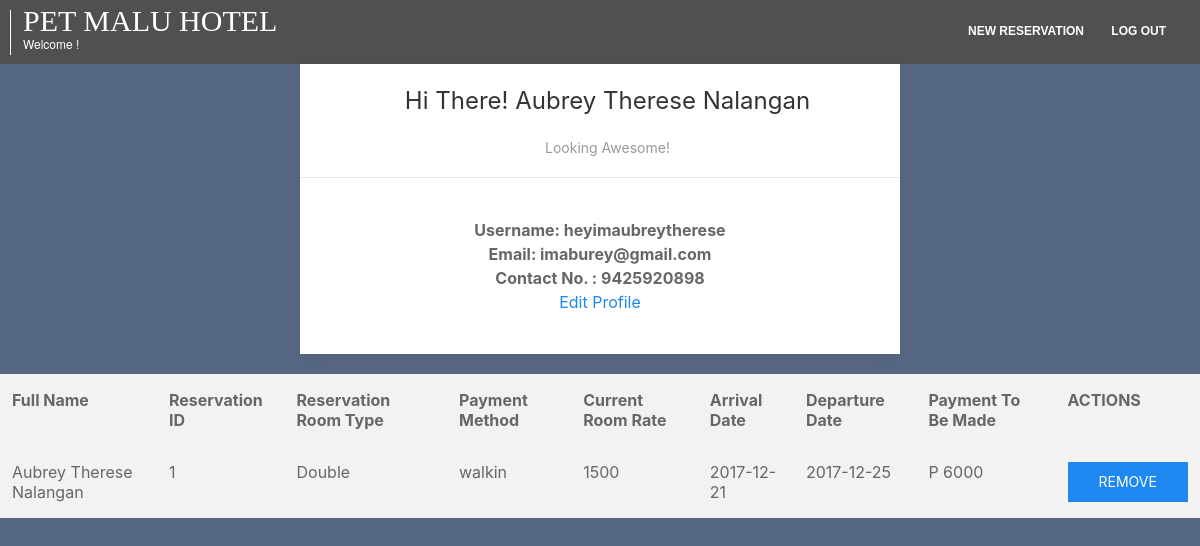
Page /userprofile.php (signed in) on the committed database.
### tables this page shows
CREATE TABLE `users` (
  `u_id` int(11) NOT NULL AUTO_INCREMENT,
  `u_fullname` varchar(60) DEFAULT NULL,
  `u_name` varchar(80) DEFAULT NULL,
  `u_pass` varchar(80) DEFAULT NULL,
  `u_addr` varchar(80) DEFAULT NULL,
  `u_email` varchar(80) DEFAULT NULL,
  `u_tel` varchar(15) DEFAULT NULL,
  PRIMARY KEY (`u_id`)
);

CREATE TABLE `reservation` (
  `r_id` int(11) NOT NULL AUTO_INCREMENT,
  `u_id` int(11) DEFAULT NULL,
  `r_rtype` varchar(30) DEFAULT NULL,
  `r_rnum` varchar(30) DEFAULT NULL,
  `r_nopersons` int(11) DEFAULT NULL,
  `r_arrivdate` date DEFAULT NULL,
  `r_deptdate` date DEFAULT NULL,
  `r_pmethod` varchar(80) DEFAULT NULL,
  `r_payment` int(11) DEFAULT NULL,
  PRIMARY KEY (`r_id`),
  KEY `u_id` (`u_id`),
  KEY `r_rtype` (`r_rtype`),
  CONSTRAINT `reservation_ibfk_1` FOREIGN KEY (`u_id`) REFERENCES `users` (`u_id`),
  CONSTRAINT `reservation_ibfk_2` FOREIGN KEY (`r_rtype`) REFERENCES `rooms` (`r_rtype`)
);

CREATE TABLE `rooms` (
  `r_rtype` varchar(30) NOT NULL,
  `r_rate` int(11) DEFAULT NULL,
  PRIMARY KEY (`r_rtype`)
);

### userprofile.php (the view, shortened to what this page needs)
<?php
    function connect_to_database($host_name,$user_name,$pass,$db_name,$open_db){
        $conn = mysqli_connect($host_name,$user_name,$pass,$db_name);
        if($open_db==true){
            if(mysqli_errno($conn)){
                die("Could not connnect to database. <br/>");
            }else{
                return $conn;
            }
        }else{
            echo "Database Closed <br/>";
            mysqli_close($conn);
        }
    }
    function return_values2($select,$from,$where){
        $conn=connect_to_database('localhost','root','','pet_malu_hotel_reservation',true);
        $query2="select ".$select." from ".$from."".$where;
        $result2 = mysqli_query($conn,$query2);
        if(!$result2){
            die("Query Failed");
        }else {
            $cLine2 = array();
            while($row2 = mysqli_fetch_assoc($result2)){
                       $cLine2 [] = array($row2['u_fullname'],$row2['r_id'],$row2['r_rtype'],$row2['r_pmethod'],$row2['r_rate'],$row2['r_arrivdate'],$row2['r_deptdate'],$row2['r_payment']);
            }
            return $cLine2;
        }
    }
        function return_values($select,$from,$where){
        $conn=connect_to_database('localhost','root','','pet_malu_hotel_reservation',true);
        $query="select ".$select." from ".$from." where ".$where;
        $result = mysqli_query($conn,$query);
        if(!$result){
            die("Query Failed");
        }else {
            $cLine = array();
            while($row = mysqli_fetch_assoc($result)){
              $cLine [] = array($row['u_id'],$row['u_fullname'],$row['u_name'],$row['u_email'],$row['u_tel']);
        }
           return $cLine;
    }
    }
?>
<html>
    <head>
        <link rel="stylesheet" type="text/css" href="./styles/styles.css">
        <link rel="stylesheet" href="./styles/uikit.min.css">
    </head>
    <body>
            <div id="banner" class="site-header col-12">
        <h3>PET MALU HOTEL<br/>
            <span>Welcome !</span>
        </h3>
        <nav class="main-nav">
            <ul>
                <li><a class="border" href="reservation.php?location=&type=Single">NEW RESERVATION</a></li>
                <li><a class="border" href="logout.php">LOG OUT</a></li>
            </ul>
        </nav>
    </div>
        <center>
         <?php
        $cline = return_values("u_id,u_fullname,u_name,u_email,u_tel","users","u_id = ".$_SESSION["userid"]);
        for($i = 0; $i<sizeof($cline);$i++){
        echo '<div class="uk-card uk-card-default uk-width-1-2@m">
        <div class="uk-card-header">
            <div class="uk-grid-small uk-flex-middle" uk-grid>
                <div class="uk-width-auto">';
         echo '</div>
                <div class="uk-width-expand">
                    <h3>Hi There! '.$cline[$i][1].'</h3>
                    <p class="uk-text-meta uk-margin-remove-top">Looking Awesome!</p>
                </div>
            </div>
        </div>';
         echo '<div class="uk-card-body">';
         echo '<b>Username: '.$cline[$i][2]. '</b><br>';
         echo '<b>Email: '.$cline[$i][3].'</b><br>';
         echo '<b>Contact No. : '.$cline[$i][4]. '</b><br>';
         echo '<a href = "editprofile.php?sid='.$_SESSION["userid"].'" >Edit Profile</a><br>';
         echo '</div></div>';
         }
         ?>
         </center>
        <table class="uk-table">
                <thead>
             <tr>
                 <td>
                     <b> Full Name</b>
                 </td><td>
                     <b> Reservation ID</b>
                 </td><td>
                     <b> Reservation Room Type</b>
                 </td><td>
                     <b>Payment Method</b>
                 </td><td>
                     <b> Current Room Rate</b>
                 </td><td>
                     <b>Arrival Date</b>
                 </td><td>
                     <b>Departure Date</b>
                 </td><td>
                     <b>Payment To Be Made</b>
                 </td><td>
                     <b>ACTIONS</b>
                 </td>
             </tr>
         </thead>
         <tbody>
             <?php
             $cline2 = return_values2("users.u_fullname,reservation.r_id,reservation.r_rtype,reservation.r_pmethod,rooms.r_rate,reservation.r_arrivdate,reservation.r_deptdate,reservation.r_payment", "reservation LEFT JOIN rooms ON rooms.r_rtype = reservation.r_rtype LEFT JOIN users ON reservation.u_id = users.u_id ","WHERE reservation.u_id = '".$_SESSION["userid"]."'",1);
             for($i = 0; $i<sizeof($cline2);$i++){
                  echo '
              <tr>
                 <td>
                    '.$cline2[$i][0].'
                 </td><td>
                    '.$cline2[$i][1].'
                 </td><td>
                     '.$cline2[$i][2].'
                 </td><td>
                     '.$cline2[$i][3].'
                 </td><td>
                     '.$cline2[$i][4].'
                 </td><td>
                     '.$cline2[$i][5].'
                 </td><td>
                      '.$cline2[$i][6].'
                 </td><td>
                      P '.$cline2[$i][7].'
                 </td><td>
                     <a class="uk-button uk-button-primary" href="userprofile.php?qq='.$cline2[$i][1].'&x='.$cline2[$i][2].'">REMOVE</a>
                 </td>
             </tr>
                  ';
              }
             ?>
            </tbody>
    </body>
</html>

### styles/styles.css (style rules this page uses)
* { box-sizing:border-box; }
html,body { height: 100%; }
.site-header h3 span { margin: 0; padding: 0; font-size: 12px; font-family:"HelveticaNeue-Light", "Helvetica Neue Light", "Helvetica Neue", Helvetica, Arial, "Lucida Grande", sans-serif; float:left; }
.main-nav ul { list-style: none; font-family: Century gothic,sans-serif;; font-weight: bold; font-size: 12px; margin: 0; float: right; }
.main-nav ul li { margin: 1em; display: inline; }
.main-nav ul li a { color: white; text-decoration: none; }
.border { position:relative; }
.col-12 { width: 100%; }
.site-header { background-color: #505050; height: 4em; padding: 22px; }
.site-header h3 { font-family: Butterfly; float: left; font-size: 30px; color: white; margin: -12px; padding-left: 12px; border-left: solid white; line-height: .75em; border-width: 1px; }

### userprofile.php (style rules this page uses)
body { background-color: #576884; }
tr { background-color: #f2f2f2; }

### rows in the picture
users: u_fullname "Aubrey Therese Nalangan", u_name "heyimaubreytherese", u_email "imaburey@gmail.com", u_tel "9425920898"
reservation: u.u_fullname "Aubrey Therese Nalangan", r_id "1", r_rtype "Double", r_pmethod "walkin", r_rtype.r_rate "1500", r_arrivdate "2017-12-21", r_deptdate "2017-12-25", r_payment "6000"
